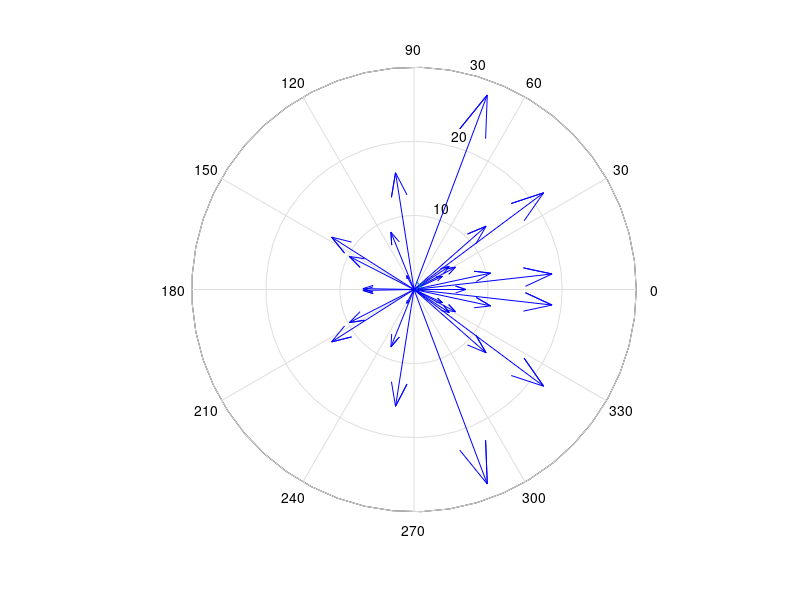
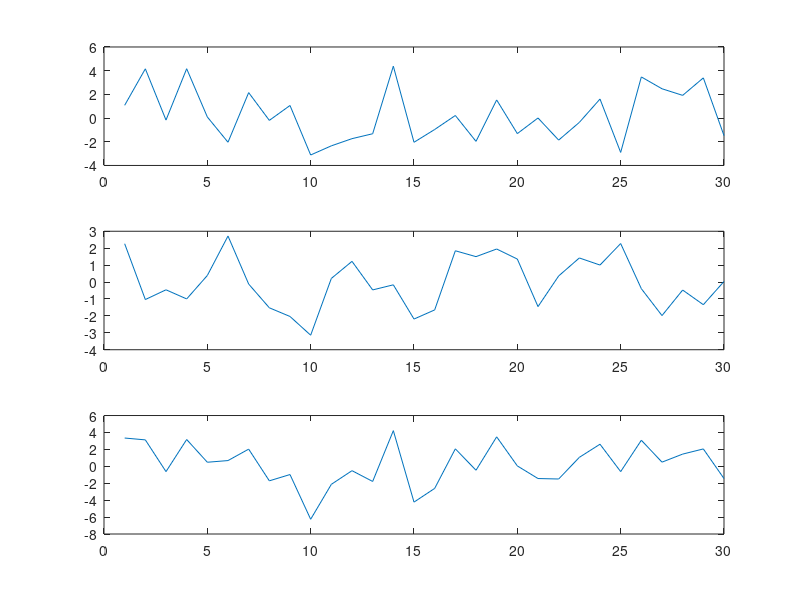

The MATLAB source for these figures, in order:
clear all
close all

% theta = randn(1,2)*pi;
% XY = randn(2,2);
% 
% testLine = (1/sqrt(3)).*(XY(1,:).*cosd(theta) + XY(2,:).*sind(theta) + 6)./3;
% 
% figure;
% plot(testLine)
% 
% 
% for aa = 1:3
% testVal(aa) = aa*exp(-i*2*pi*aa/3)
% end
% 
% figure;
% plot(testVal,'r')
% hold on
% plot(1:10,'b')
% hold off
test = exp(-i*2*pi/.5235)
angle(test)

t = [1:30];
for aa = 1:30
sumSin(aa,:) = sin(aa*t) + sin(aa*3.7*t) + sin(aa*.25*t+aa) + sin(aa*5*t) + sin(aa*2*t-aa) + sin(aa*.5*t) + sin(aa*10*t);
sumCos(aa,:) = cos(aa*t*.3) + cos(aa*4*t+aa) + cos(t/aa) + cos(aa*11.5*t);
end
total = sumSin + sumCos;

figure;
compass(fft(total(1,:)))
hold on
plot(test,'x')
hold off
figure;
subplot(3,1,1)
plot(sumSin(1,:))
subplot(3,1,2)
plot(sumCos(1,:))
subplot(3,1,3)
plot(total(1,:))